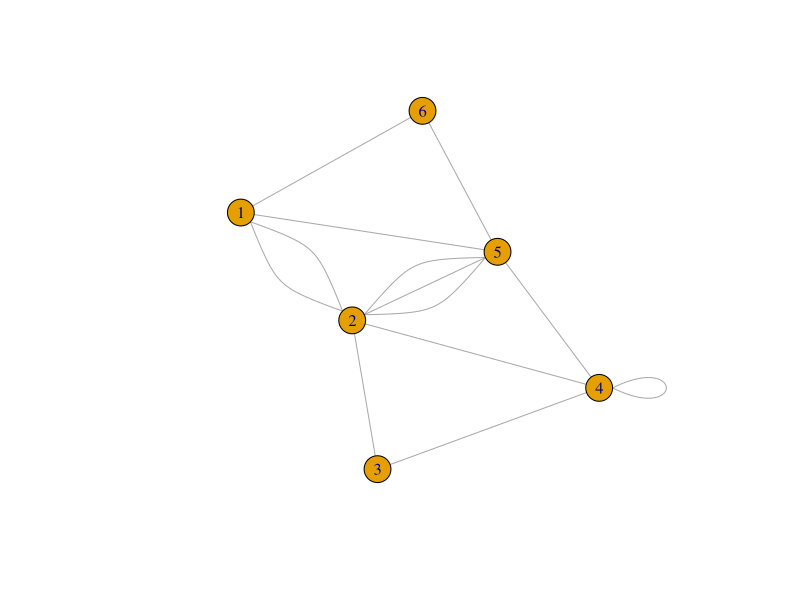
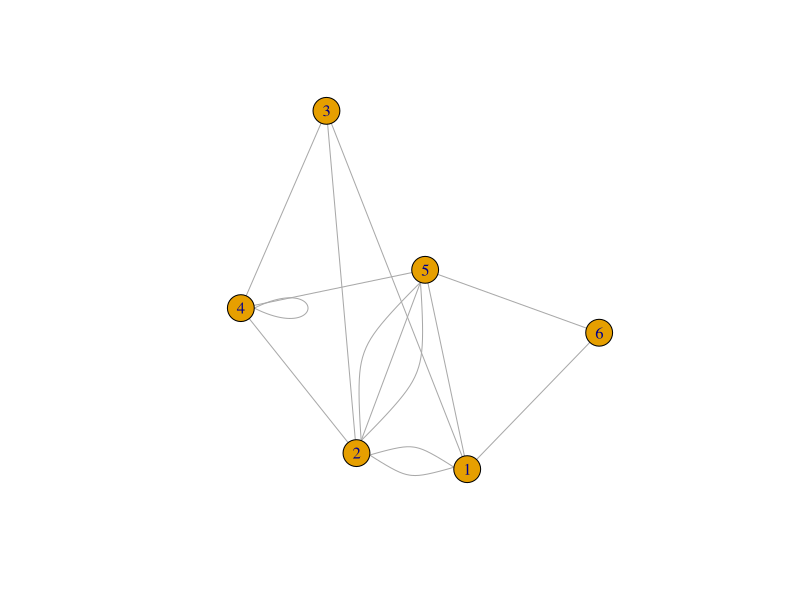
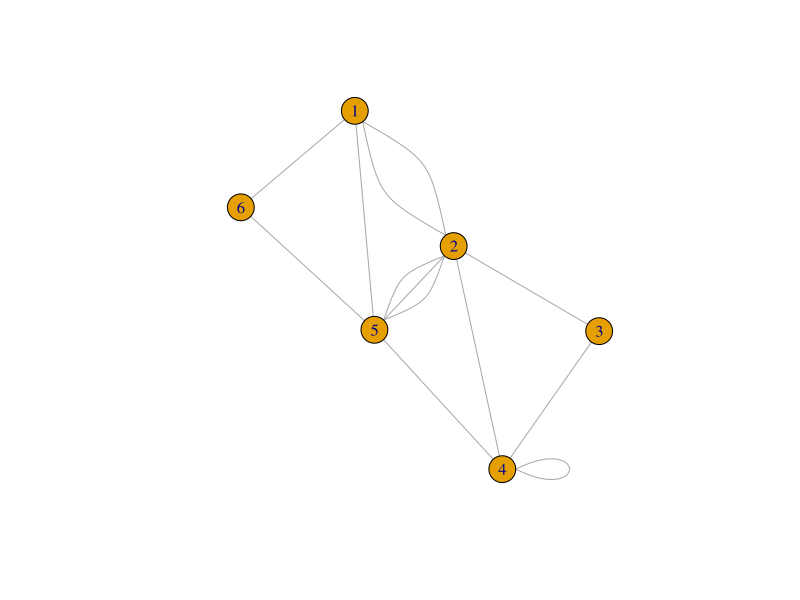
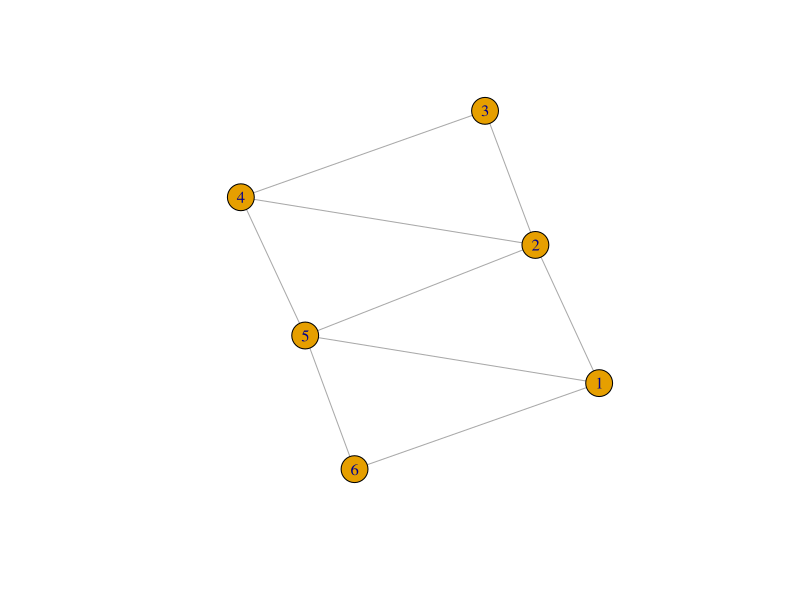
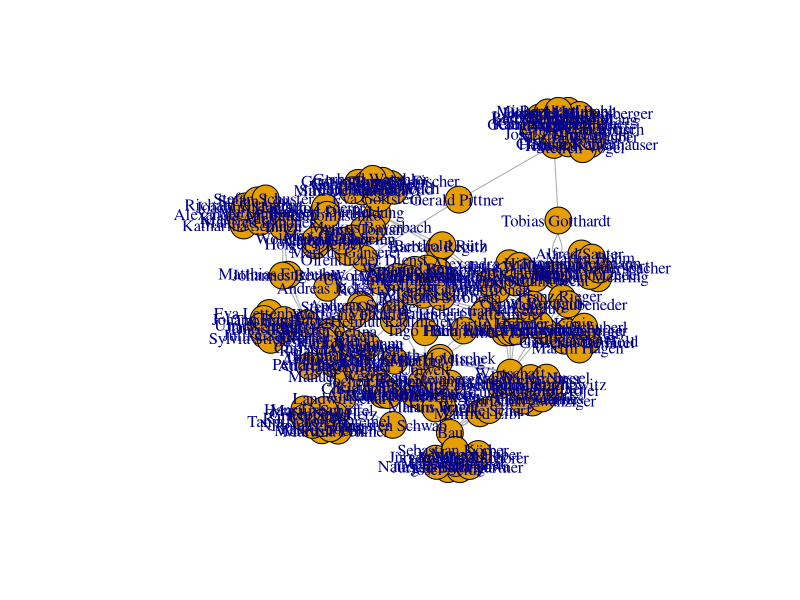
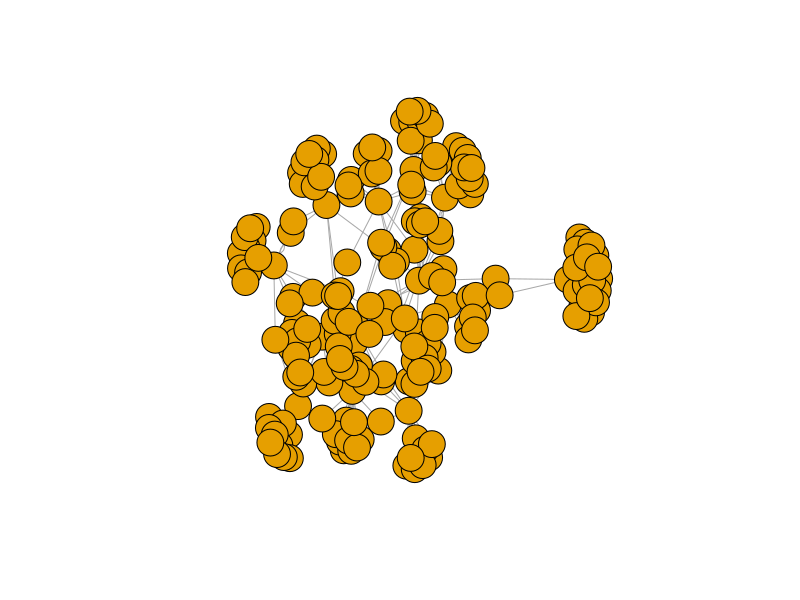
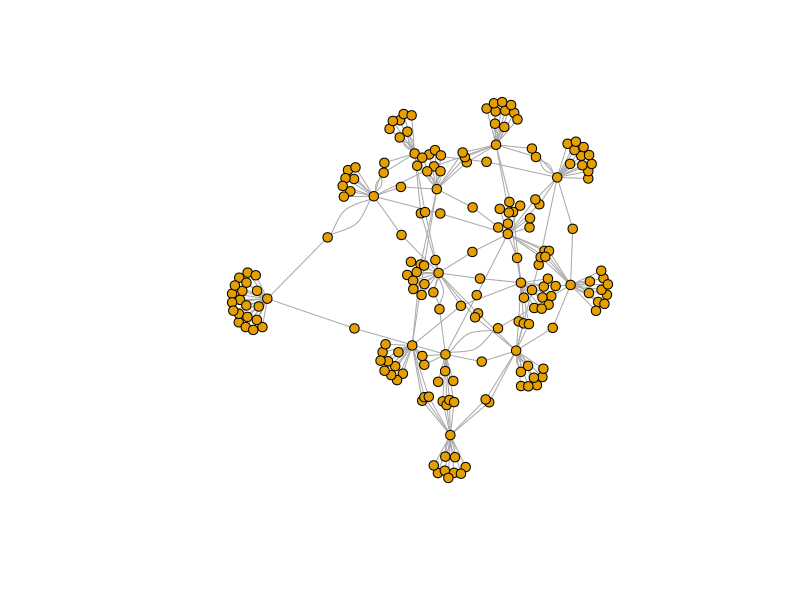
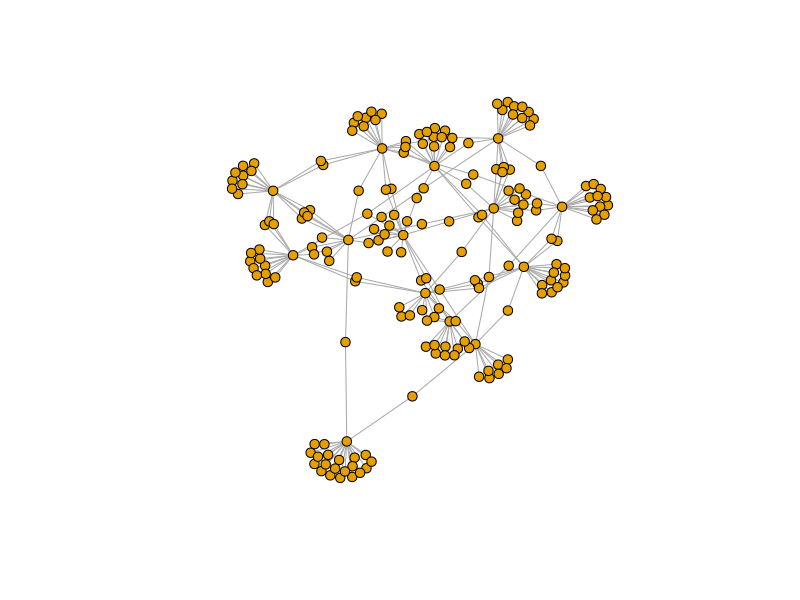

These figures' R source, in order:
library (igraph)
# Einlesen der Textdatei in eine Variable (R data.frame)
txt = read.csv("simple.csv", sep=",")
head(txt)
dim(txt) # wie viele Zeilen und Spalten hat mein data.frame?
# Den R data.frame in ein Netzwerkobjekt umwandeln
g = graph_from_data_frame(txt, directed = F)
plot (g) # Visualisierung des Netzwerkes

# Eigenschaften vom Netzwerkobjekt
g
E(g)[1] # die erste Kante
ecount(g) # Anzahl der Kanten
vcount(g) # Anzahl der Knoten
V(g) # die Liste der Knoten
vertex_attr(g) # Knotenattribute
edge_attr(g) # Kantenattribute

# Das Netzwerk als Matrix
g[]
g[1,3] = 1 # Zuweisen eines Kantenwertes
g[]
plot(g)
g[1,3] = 0 # L�schen einer Kante
plot(g)

# Vereinfachen des Netzwerkes, also Entfernen von doppelten
# Kanten und Self-Loops
g = simplify(g, remove.multiple = T, remove.loops = T)
plot(g)
ecount(g)

#######################################

# Laden der neuen Datei, Achtung: Den richtigen Spaltenteiler 
# festlegen (sep). Backslash \ am Mac = alt-shift-7
txt = read.csv("ausschuesse.txt", sep="\t", encoding = "UTF-8")
head(txt)
dim(txt)
g = graph_from_data_frame(txt, directed = F)
plot(g)
ecount(g)
vcount(g)
plot(g, vertex.label=NA)
plot(g, vertex.size=5, vertex.label=NA)
g = simplify(g, remove.multiple = T, remove.loops = T)
plot(g, vertex.size=5, vertex.label=NA)

# Wir erzeugen einen Vektor zum Einf�rben der Knoten nach
# Knotentypen 
V(g)$name
col1 = rep("orange", 14) # es gibt 14 Aussch�sse
col1
col2 = rep("lightblue", vcount(g) - 14) # der Rest sind Personen
col2
length(col2)
col=c(col1,col2)
length(col)
# Dies wird jetzt zum F�rben der Knoten verwendet
# Zudem werden weitere optische Ver�nderungen gemacht
plot(g, vertex.size=5, vertex.label=NA, vertex.color=col)
# und jetzt noch die Labels in schwarz und ein bisschen kleiner
plot(g, vertex.size=7, vertex.label.cex=0.6, vertex.color=col,
     vertex.label.color="black")

#edge.color="black"

V(g)$name
